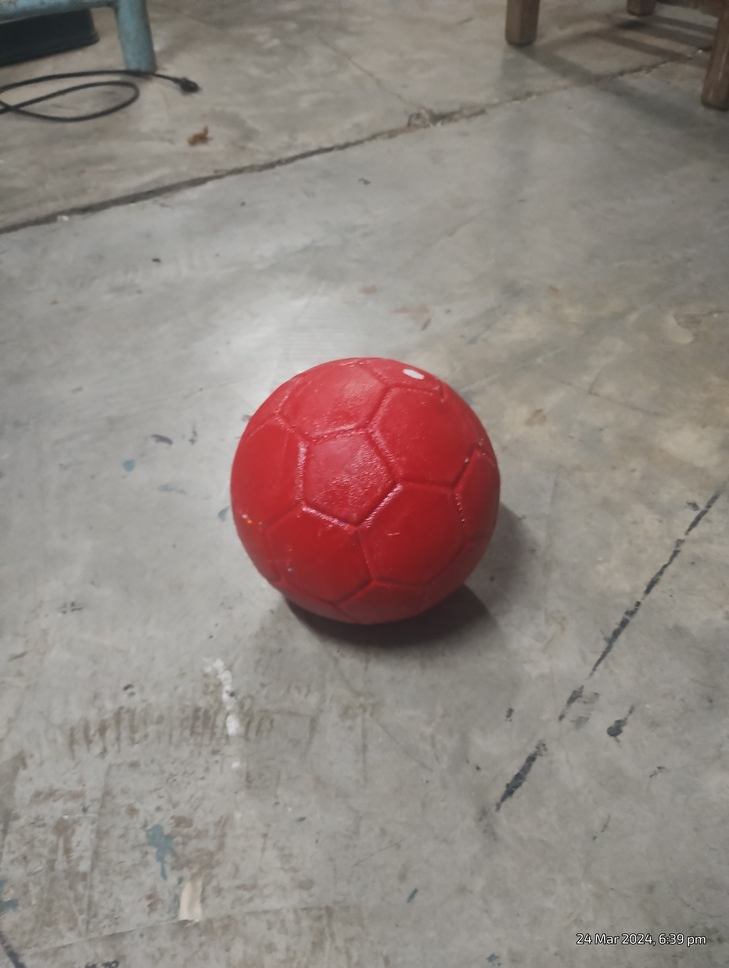
#> input picture Data/rb24.jpg, 729 x 968 px, shrunk from 3072 x 4080 before the run, given in place of the camera
$ jupyter execute Circle_detection.ipynb   (text cells are left out)
#> lines starting #> are read from the running program, lines starting #| are printed output that depends on the picture; after the words box and inside, x2 and y2 are one past the last pixel; in counts of white or black regions, pixels touching at a corner belong together
[cell 1]
import cv2 as cv
import numpy as np

[cell 2]
cap = cv.VideoCapture(0)  # Change the index here

[cell 3]
# [28 lines of commented-out code are left out]

[cell 4]
while cap.isOpened():
        ret, frame = cap.read()
#> frame is the input picture: shape (968, 729, 3); mean B, G, R 129.2, 134.8, 146.4
        if not ret:
            break

        # Convert the frame to grayscale
        gray = cv.cvtColor(frame, cv.COLOR_BGR2GRAY)
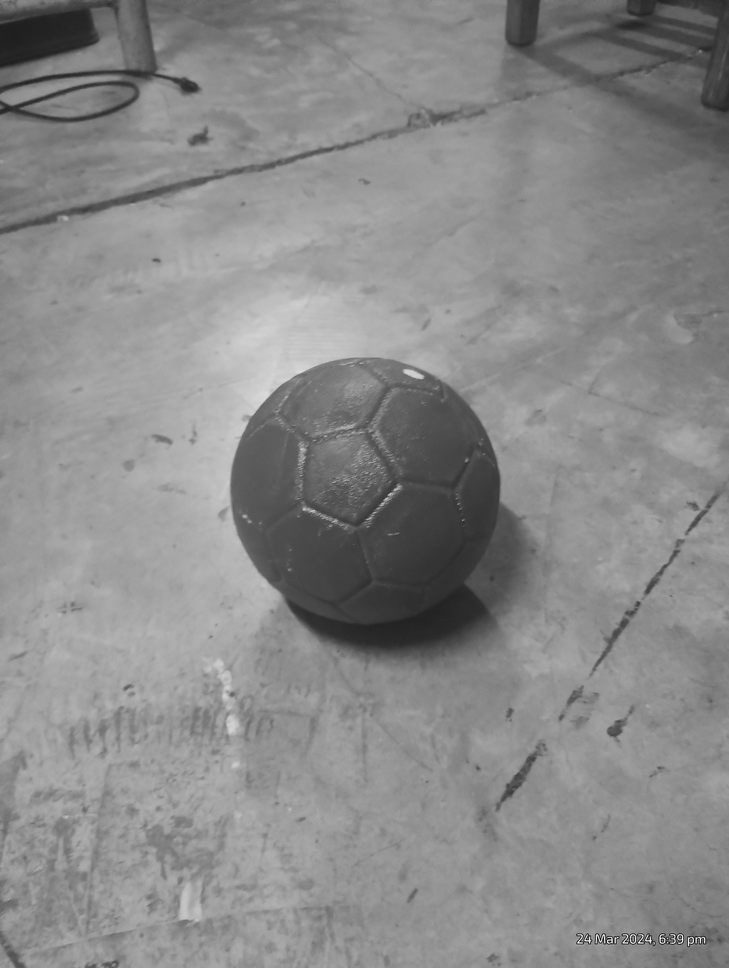
#> gray: shape (968, 729); min 0, max 255, mean 137.6

        # Blur using 3x3 kernel
        gray_blurred = cv.blur(gray, (3, 3))

        # Apply Hough Circle Transform
        detected_circles = cv.HoughCircles(gray_blurred, cv.HOUGH_GRADIENT, 1, 20,
                                           param1=50, param2=30, minRadius=1, maxRadius=40)
#> detected_circles = [[346.5, 460.5, 35], [65.5, 829.5, 29.3], [233.5, 722.5, 18.1], [366.5, 470.5, 13.8]]

        # Draw circles that are detected
        if detected_circles is not None:
            # Convert the circle parameters to integers
            detected_circles = np.uint16(np.around(detected_circles))
#> detected_circles = [[346, 460, 35], [66, 830, 29], [234, 722, 18], [366, 470, 14]]

            for pt in detected_circles[0, :]:
                a, b, r = pt[0], pt[1], pt[2]

                # Draw the circumference of the circle
                cv.circle(frame, (a, b), r, (0, 255, 0), 2)

                # Draw a small circle to show the center
                cv.circle(frame, (a, b), 1, (0, 0, 255), 3)
#> this loop made 4 passes
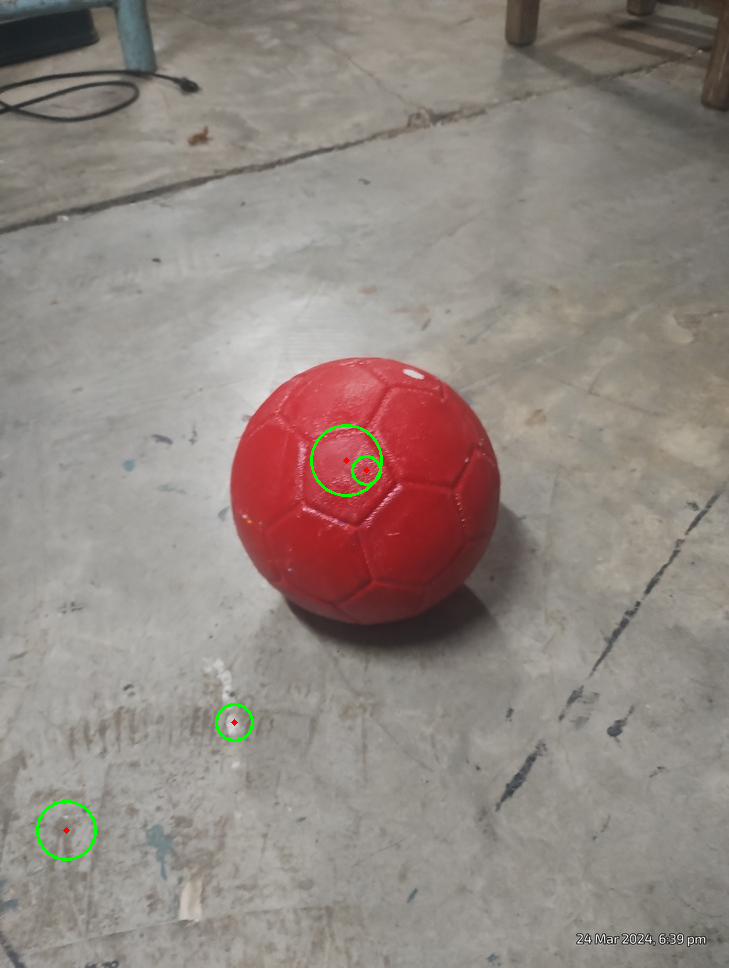
#> frame: shape (968, 729, 3); 0.26% of pixels changed, all inside (x1, y1, x2, y2) = (36, 424, 383, 861)

        cv.imshow("Detected Circles", frame)

        if cv.waitKey(1) & 0xFF == ord('q'):
#> (key q is pressed here)
            break
